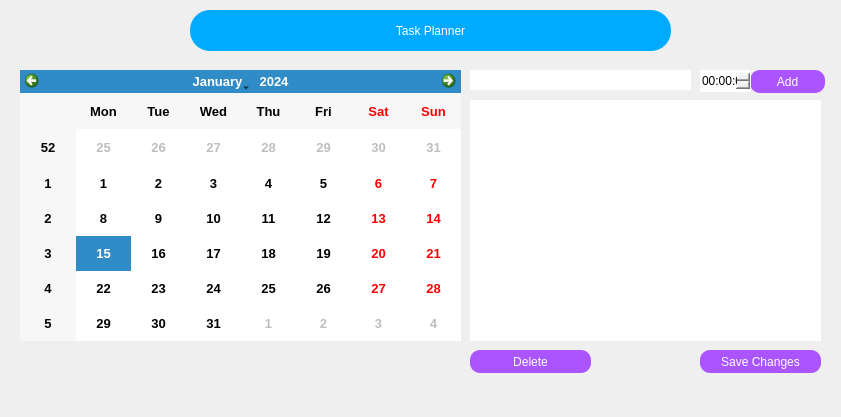
<?xml version="1.0" encoding="UTF-8"?>
<ui version="4.0">
 <class>Form</class>
 <widget class="QWidget" name="Form">
  <property name="geometry">
   <rect>
    <x>0</x>
    <y>0</y>
    <width>841</width>
    <height>417</height>
   </rect>
  </property>
  <property name="windowTitle">
   <string>Form</string>
  </property>
  <widget class="QCalendarWidget" name="calendarWidget">
   <property name="geometry">
    <rect>
     <x>20</x>
     <y>70</y>
     <width>441</width>
     <height>271</height>
    </rect>
   </property>
   <property name="font">
    <font>
     <family>Arial</family>
     <pointsize>10</pointsize>
     <weight>75</weight>
     <bold>true</bold>
    </font>
   </property>
  </widget>
  <widget class="QListWidget" name="listWidget">
   <property name="geometry">
    <rect>
     <x>470</x>
     <y>100</y>
     <width>351</width>
     <height>241</height>
    </rect>
   </property>
   <property name="styleSheet">
    <string notr="true">border-radius : 20px</string>
   </property>
  </widget>
  <widget class="QPushButton" name="save">
   <property name="geometry">
    <rect>
     <x>700</x>
     <y>350</y>
     <width>121</width>
     <height>23</height>
    </rect>
   </property>
   <property name="styleSheet">
    <string notr="true">background :rgb(170, 85, 255);
color : white;
border-radius : 10px;</string>
   </property>
   <property name="text">
    <string>Save Changes</string>
   </property>
  </widget>
  <widget class="QPushButton" name="add">
   <property name="geometry">
    <rect>
     <x>750</x>
     <y>70</y>
     <width>75</width>
     <height>23</height>
    </rect>
   </property>
   <property name="autoFillBackground">
    <bool>false</bool>
   </property>
   <property name="styleSheet">
    <string notr="true">background :rgb(170, 85, 255);
color : white;
border-radius : 10px;</string>
   </property>
   <property name="text">
    <string>Add</string>
   </property>
  </widget>
  <widget class="QLabel" name="label">
   <property name="geometry">
    <rect>
     <x>190</x>
     <y>10</y>
     <width>481</width>
     <height>41</height>
    </rect>
   </property>
   <property name="styleSheet">
    <string notr="true">font:  15pt &quot;Segoe UI Black&quot;;
background : rgb(0, 170, 255);
color : white;
border-radius : 20px;</string>
   </property>
   <property name="text">
    <string>Task Planner</string>
   </property>
   <property name="alignment">
    <set>Qt::AlignCenter</set>
   </property>
   <property name="indent">
    <number>0</number>
   </property>
  </widget>
  <widget class="QLineEdit" name="lineEdit">
   <property name="geometry">
    <rect>
     <x>470</x>
     <y>70</y>
     <width>221</width>
     <height>20</height>
    </rect>
   </property>
   <property name="styleSheet">
    <string notr="true">border-radius : 20px;</string>
   </property>
  </widget>
  <widget class="QPushButton" name="delete_2">
   <property name="geometry">
    <rect>
     <x>470</x>
     <y>350</y>
     <width>121</width>
     <height>23</height>
    </rect>
   </property>
   <property name="styleSheet">
    <string notr="true">background :rgb(170, 85, 255);
color : white;
border-radius : 10px;</string>
   </property>
   <property name="text">
    <string>Delete</string>
   </property>
  </widget>
  <widget class="QTimeEdit" name="time_edit">
   <property name="geometry">
    <rect>
     <x>700</x>
     <y>70</y>
     <width>51</width>
     <height>22</height>
    </rect>
   </property>
   <property name="palette">
    <palette>
     <active/>
     <inactive/>
     <disabled/>
    </palette>
   </property>
   <property name="styleSheet">
    <string notr="true">border-radius : 20px;
font: 8pt &quot;Swis721 WGL4 BT&quot;;</string>
   </property>
   <property name="time">
    <time>
     <hour>0</hour>
     <minute>0</minute>
     <second>0</second>
    </time>
   </property>
  </widget>
 </widget>
 <resources/>
 <connections/>
</ui>
